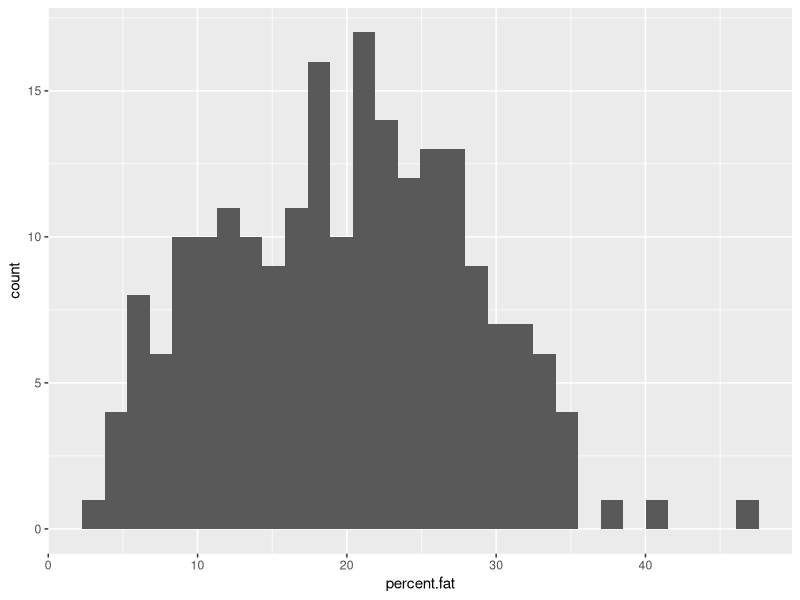

Recreate this plot in R. (Note: this script raises an error after producing the figure.)
## ---- chunk 1
knitr::opts_chunk$set(echo = TRUE)
## ---- chunk 2

# Library command load the package, Tidyverse in this case. 
library(tidyverse)
# We also load reshape2, which we will use later on in this course.
library(reshape2)

# We import and store the dataset in a common and useful R object, the dataframe.
bd_fat_df <- read_csv("bodyfat.csv", # This is the name of the file we want to import
                        col_names = TRUE) # col_names, in this case, tell the function that every column has a header and we want to keep it as column name in the dataframe. 

# N.B. the data frame probably has data collected in U.S. and hight and weight units are in pound and inches.

## ---- chunk 3

# To show the row and column number of the data frame:
dim(bd_fat_df) # If you are expecting 2000 observation or 30 variables, then you might have spotted a mistake.
# Head is used to visualize the first 10 (in this case) lines of the dataframe
head(bd_fat_df, 10) # the second argument, usually, tells the number of row to visualize.
# Summary prints a short stats report of the data frame, one per column
summary(bd_fat_df)

## ---- chunk 4

# To have only the row that have mathing condition we can use the fitler() function, which is a function of the Tidyverse/dplyr package.

bd_fat_df40 <- bd_fat_df %>% 
               filter(age > 40 ) # filter ask to return only the rows which have a value over 40 in the column age. We store it in another variable, a new fataframe, called "bd_fat_df40"

# N.B.: In R you can use number and some special caracters in the variable name, but not at the beginning of the variable name
## ---- chunk 5

# We can also subset according to more than 1 criteria. In this case we ask to return a dataframe of people older than 40 and taller than 70. To use more than one filter we use Boolean operator AND or OR. (More info here: https://www.datamentor.io/r-programming/operator/)

# AND
bd_fat_df_age_AND_heigth <- bd_fat_df %>% 
                       filter(age > 40 & height > 70.00)
# OR
bd_fat_df_age_OR_heigth <- bd_fat_df %>% 
                       filter(age > 40 | height > 70.00)
## ---- chunk 6

bd_fat_df_BMI <- bd_fat_df_age_OR_heigth %>% 
                 mutate(BMI = (weight/height^2) * 703 ) %>% # muate here is used to calculate the BMI and add it as a new column to the data frame 
                 select(age, height, weight, BMI, density, percent.fat, everything()) %>%   # re-order the data.frame columns as we want. everything() is used to call all the columns which haven't been called before
                 arrange(desc(BMI)) # this command will sort the data frame columns accordin to the descending BMI order. arrange is reframing the dataframe and desc() is asking to sort them in an descending order.

## ---- chunk 7

plot_hist <- ggplot(bd_fat_df_age_OR_heigth, 
                    mapping = aes( x = percent.fat)) + # ggplot function is creating the empty graphic
             geom_histogram() 

plot_box <- ggplot(body_fat_df_over_age_height, mapping = aes( y = percent.fat)) + # ggplot function is creating the empty graphic 
          geom_boxplot() 
# the boxplot shows the quantiles and the median of the data. The qualtiles are dividing the data in top 25% and bottom 25%, the square has 50% of the entire dataset
# with dots ahowinf the outliers. (The x axis in this case is not meaningfull) 

plot_scatter <-ggplot(body_fat_df_over_age_height, aes(BMI, percent.fat))+
                      geom_point(aes(color=age, size=density)) +
                      geom_smooth(method= "lm") 

# To calculate the coefficient and intercept you could use this formula
lm(data = body_fat_df_over_age_height, BMI ~ percent.fat)
# To calculate Pearson correlation of the variable percentage of fat to all the other
cor(body_fat_df_over_age_height, body_fat_df_over_age_height$percent.fat)

## ---- chunk 8




body_fat_melt <- body_fat_df %>% 
                 melt(id.vars=c('density', 'percent.fat','age','weight','height')) # melt is using the columns you are listing to create a uniq ID which is the column name/ID, then it stacks the set of columns in a single column (more info: https://i1.wp.com/www.studytrails.com/wp-content/uploads/2016/09/reshape.png).

## ---- chunk 9


plot_scatter <-ggplot(body_fat_melt, aes(value, percent.fat))+
                      geom_point(aes(color=age, size=density)) +
                      geom_smooth(method= "lm") +
                      facet_wrap(~variable, scales = 'free_x')

